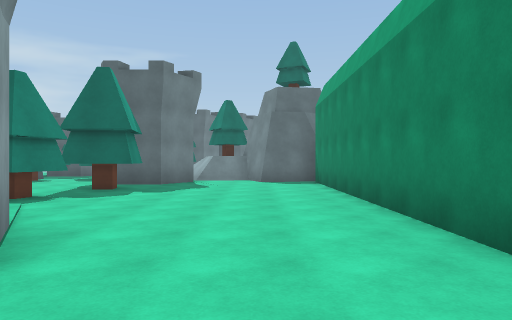
[1] (above)

24 first-person views from a walk through a scene from a Unity 3-D project. The camera is 1.4 m above the floor, looks level and sees 70° across. The floor is counted in squares, 2 m on a side. Each view is taken from the middle of a square. On the plan, view 1 faces up. The plan holds only what a view shows up to about 11 squares ahead; the rest is blank. The place goes on beyond the plan.

[2]
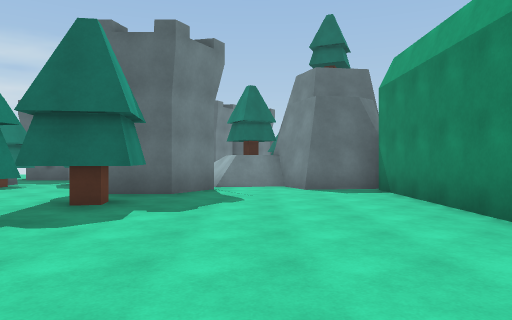

[3]
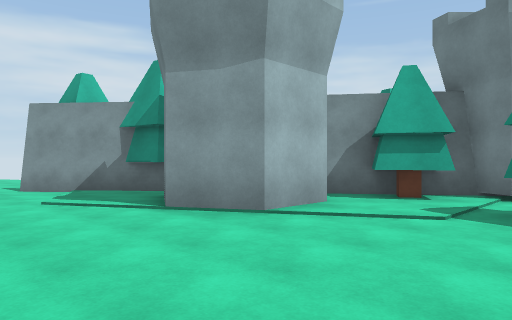

[4]
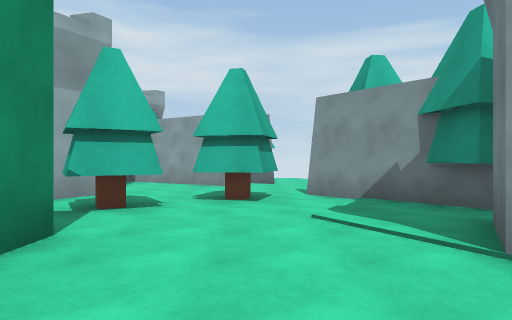

[5]
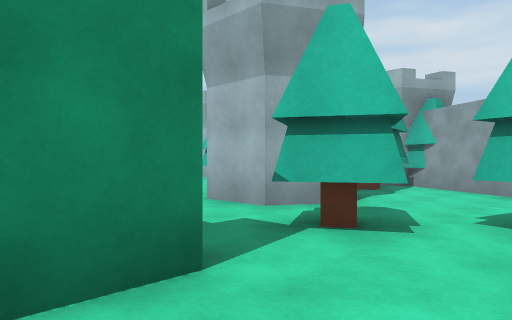

[6]
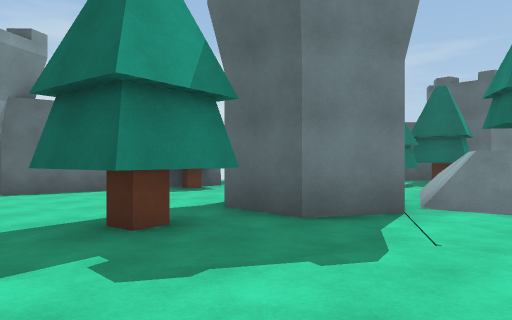

[7]
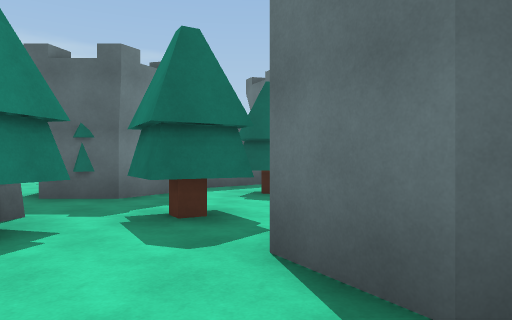

[8]
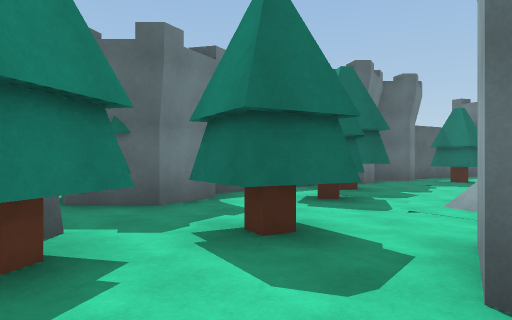

[9]
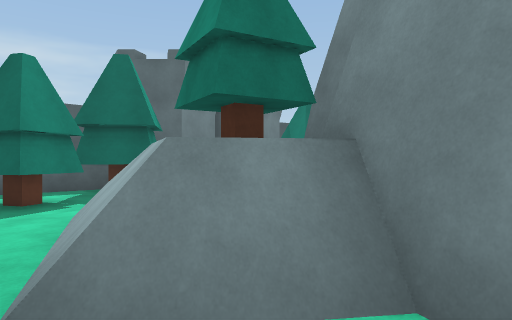

[10]
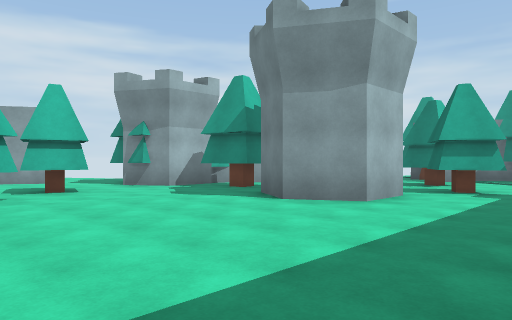

[11]
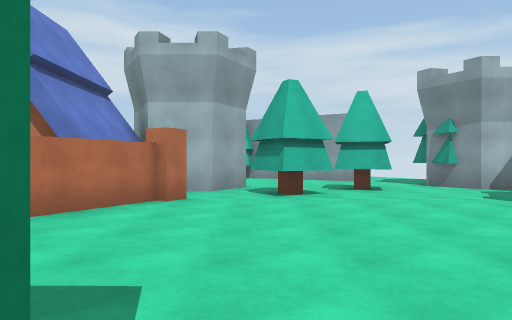

[12]
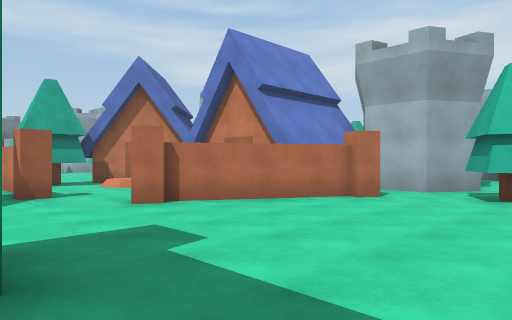

[13]
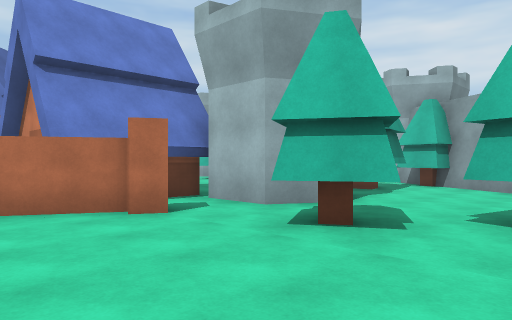

[14]
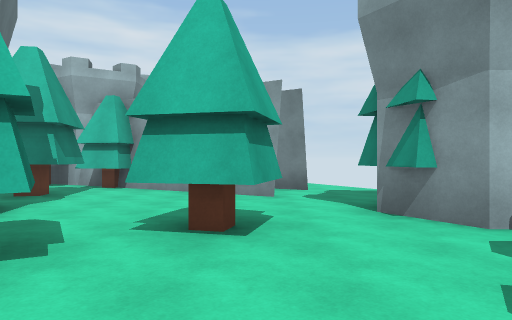

[15]
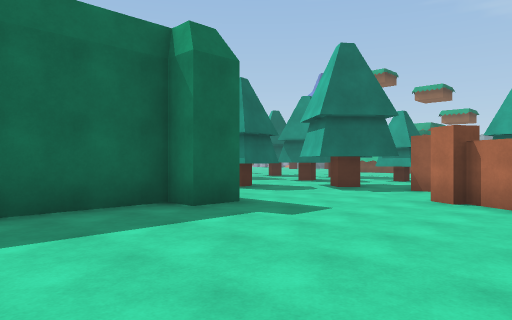

[16]
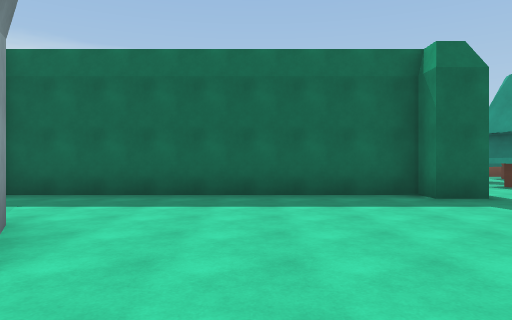

[17]
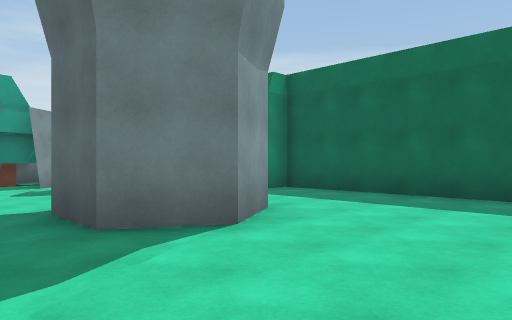

[18]
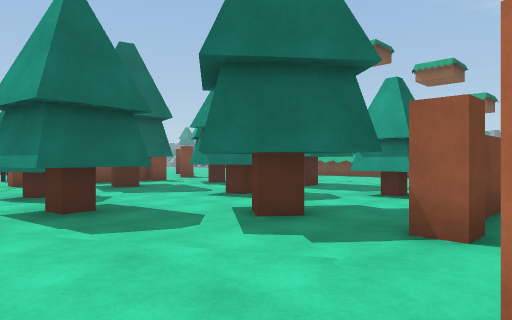

[19]
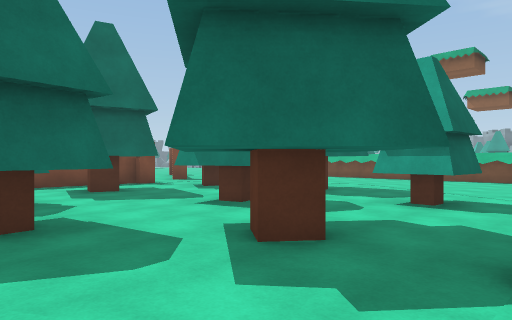

[20]
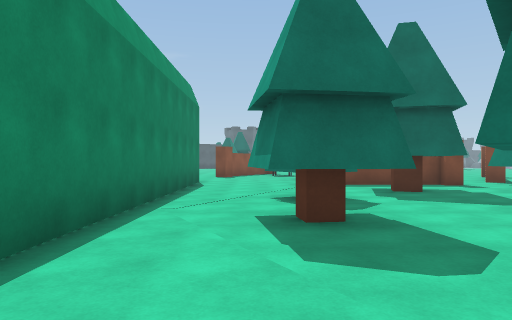

[21]
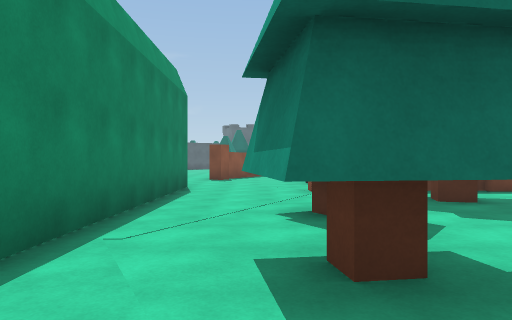

[22]
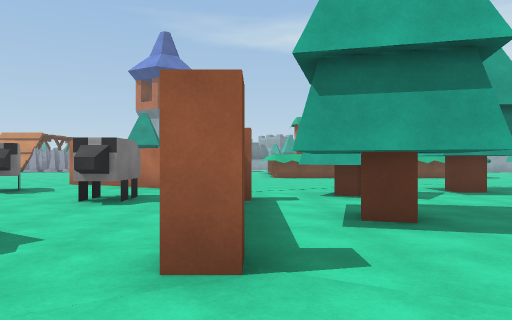

[23]
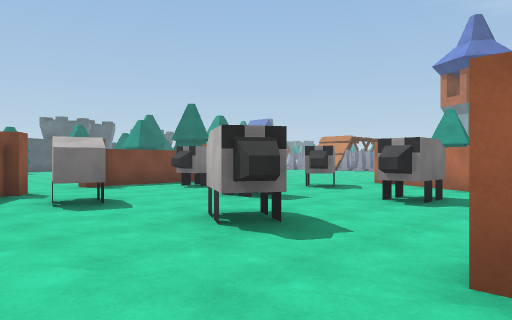

[24]
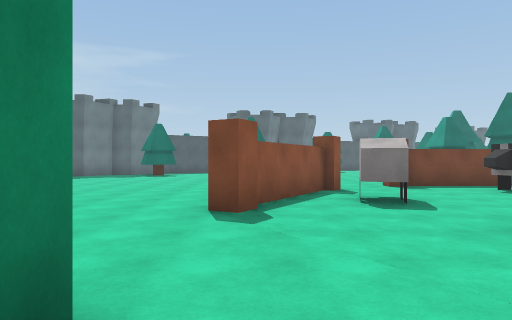

### Floor plan
Key: @ floor where view 1 was taken; # wall or solid block; x gap in a wall; . floor; / step, stairs or slope; = window, fence, low wall or low ledge; T tree; B building; O other object.
Columns run from 7 left of view 1 to 22 right of it. Each row starts with its distance up from view 1.
 22        TT              ..
 21     # .T       ....    ..
 20  ## ....       .....   .BBBB
 19  #TTT..         .... BB
 18  # T...         .... B
 17 # TT..          .... BB
 16 # T./ T#         ...B B  B  BB
 15  ...=TT#         ...B    B
 14 TTT.==##          ...  B
 13 TTT###=#          .... B  BB B
 12 T.####.###         ...       B
 11 ...##....#         #...
 10 .........#         #..BBTBB...
  9 ...TT....#         #....T#.T..
  8 ...T.....#         #....##.TT.
  7   TT.....#         #..T.....T
  6  ..T.....#         #..T.....#T
  5 #T.......#         #.TT..TT.##
  4  TT......#         #.TT..T....
  3 O#####...###########...#T.....
  2 O   ##...#.........#...##T.T..
  1     ....................x.....
  0    TT..@.T..............BBBB
 -1     T..T.TT##........BB    BB
 -2     ##xTT..###.......B     BB
 -3     TT.....##.......BB    BB
 -4       ..............BBBBBBBB
 -5      ...##.TT....T...BB
 -6      ..####T...T.TT..BBB
 -7           ###..TT..##
 -8             TT.....#
 -9              .......
-10              ..#...TT
-11              ..###.TT
-12              .## ##T.
-13                   ##.OO
-14                    ###

Positions as (right, up) in squares from view 1, and headings:
1: (0, 0), facing up
2: (-1, 3), facing up
3: (1, 7), facing down-left
4: (0, 5), facing down
5: (0, 3), facing down-right
6: (0, 7), facing up-left
7: (-5, 9), facing up
8: (-6, 10), facing up
9: (-1, 11), facing up
10: (11, 2), facing down-left
11: (11, 2), facing down
12: (9, 2), facing down-right
13: (8, -2), facing down-right
14: (8, -3), facing down
15: (8, -3), facing up-right
16: (8, -5), facing up
17: (9, -5), facing up-left
18: (13, -1), facing up-right
19: (14, 0), facing up-right
20: (14, 0), facing up
21: (14, 2), facing up
22: (13, 10), facing right
23: (13, 10), facing up-right
24: (13, 10), facing up
